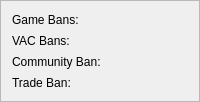
           <widget class="QFrame" name="frameBans">
            <property name="frameShape">
             <enum>QFrame::StyledPanel</enum>
            </property>
            <property name="frameShadow">
             <enum>QFrame::Raised</enum>
            </property>
            <layout class="QFormLayout" name="formLayout_2">
             <item row="0" column="0">
              <widget class="QLabel" name="label_5">
               <property name="text">
                <string>Game Bans:</string>
               </property>
              </widget>
             </item>
             <item row="0" column="1">
              <widget class="LabelLight" name="LabelGameBansValue">
               <property name="sizePolicy">
                <sizepolicy hsizetype="Expanding" vsizetype="Preferred">
                 <horstretch>0</horstretch>
                 <verstretch>0</verstretch>
                </sizepolicy>
               </property>
               <property name="font">
                <font>
                 <pointsize>10</pointsize>
                 <bold>true</bold>
                </font>
               </property>
               <property name="text">
                <string notr="true"/>
               </property>
              </widget>
             </item>
             <item row="1" column="0">
              <widget class="QLabel" name="label_8">
               <property name="text">
                <string>VAC Bans:</string>
               </property>
              </widget>
             </item>
             <item row="1" column="1">
              <widget class="LabelLight" name="LabelVacBansValue">
               <property name="sizePolicy">
                <sizepolicy hsizetype="Expanding" vsizetype="Preferred">
                 <horstretch>0</horstretch>
                 <verstretch>0</verstretch>
                </sizepolicy>
               </property>
               <property name="font">
                <font>
                 <pointsize>10</pointsize>
                 <bold>true</bold>
                </font>
               </property>
               <property name="text">
                <string notr="true"/>
               </property>
              </widget>
             </item>
             <item row="2" column="0">
              <widget class="QLabel" name="label_10">
               <property name="text">
                <string>Community Ban:</string>
               </property>
              </widget>
             </item>
             <item row="2" column="1">
              <widget class="LabelLight" name="LabelCommunityBanValue">
               <property name="sizePolicy">
                <sizepolicy hsizetype="Expanding" vsizetype="Preferred">
                 <horstretch>0</horstretch>
                 <verstretch>0</verstretch>
                </sizepolicy>
               </property>
               <property name="font">
                <font>
                 <pointsize>10</pointsize>
                 <bold>true</bold>
                </font>
               </property>
               <property name="text">
                <string notr="true"/>
               </property>
              </widget>
             </item>
             <item row="3" column="0">
              <widget class="QLabel" name="label_12">
               <property name="text">
                <string>Trade Ban:</string>
               </property>
              </widget>
             </item>
             <item row="3" column="1">
              <widget class="LabelLight" name="LabelTradeBanValue">
               <property name="sizePolicy">
                <sizepolicy hsizetype="Expanding" vsizetype="Preferred">
                 <horstretch>0</horstretch>
                 <verstretch>0</verstretch>
                </sizepolicy>
               </property>
               <property name="font">
                <font>
                 <pointsize>10</pointsize>
                 <bold>true</bold>
                </font>
               </property>
               <property name="text">
                <string notr="true"/>
               </property>
              </widget>
             </item>
            </layout>
           </widget>
